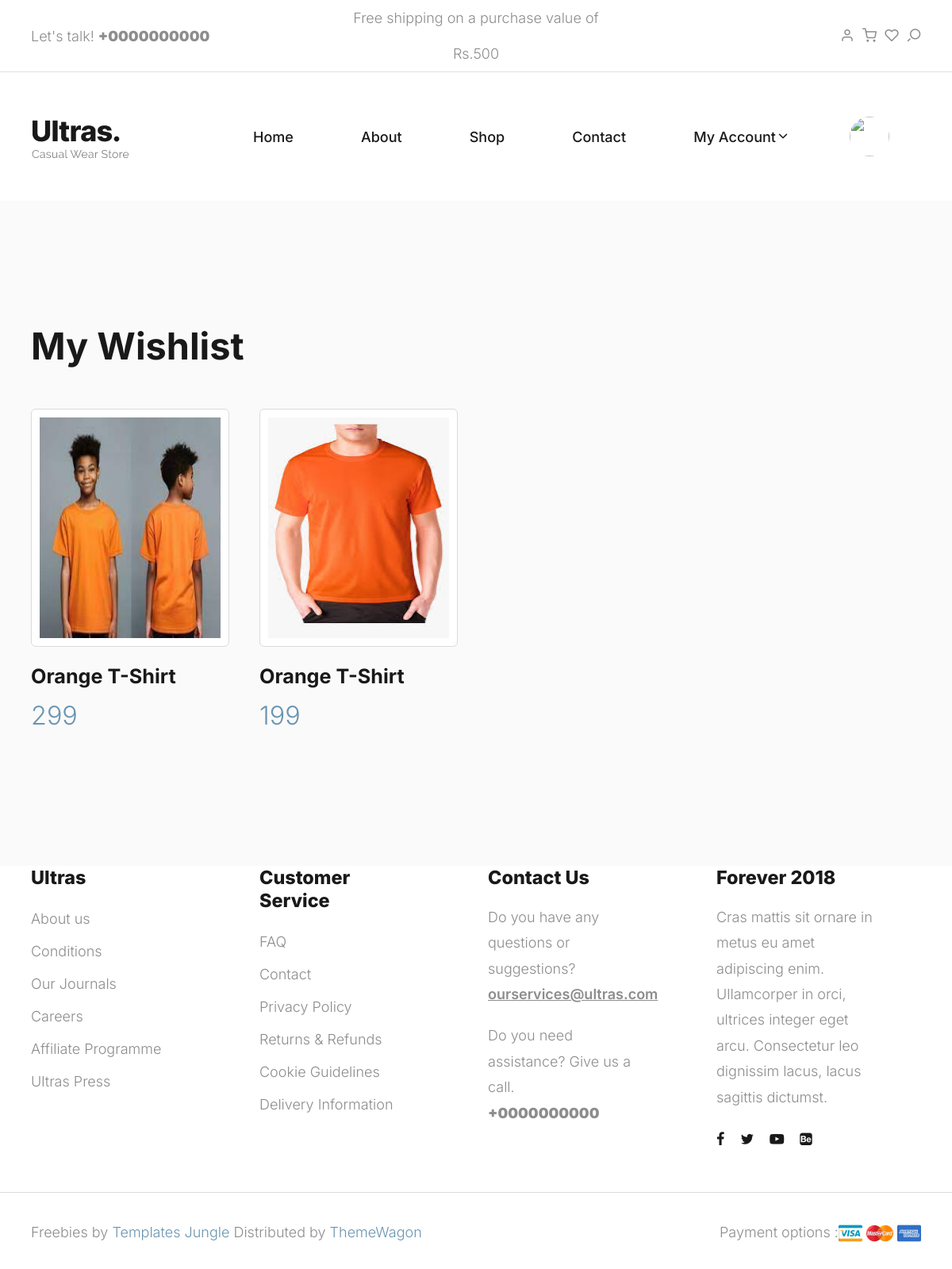
The page /mywishlist/ (signed in) on the database its author committed.
### myapp/models.py (models this page shows, shortened)
class Wishlist(models.Model):
	user=models.ForeignKey(User,on_delete=models.CASCADE)
	product=models.ForeignKey(Product,on_delete=models.CASCADE)
	date=models.DateTimeField(default=timezone.now)

class Product(models.Model):
	size=(
		("S","S"),
		("M","M"),
		("L","L"),
		("XL","XL"),
		("XXL","XXL"),
	)
	color=(
		("Red","Red"),
		("White","White"),
		("Yellow","Yellow"),
		("Black","Black"),
		("Orange","Orange"),
		("Purple","Purple"),
		("Green","Green"),
		("Pink","Pink"),
	)
	category=(
		("Men","Men"),
		("Women","Women"),
		("Kids","Kids"),
	)
	seller=models.ForeignKey(User,on_delete=models.CASCADE)
	product_category=models.CharField(max_length=100,choices=category)
	product_name=models.CharField(max_length=100)
	product_desc=models.TextField()
	product_price=models.PositiveIntegerField()
	product_picture=models.ImageField(upload_to="profile_picture/")
	product_size=models.CharField(max_length=100,choices=size)
	product_color=models.CharField(max_length=100,choices=color)

### myapp/views.py (the view)
# urls.py: path('mywishlist/',views.mywishlist,name='mywishlist'),
def mywishlist(request):
	user=User.objects.get(email=request.session['email'])
	wishlists=Wishlist.objects.filter(user=user)
	request.session['wishlist_count']=len(wishlists)
	return render(request,'mywishlist.html',{'wishlists':wishlists})

### myapp/templates/mywishlist.html (shortened to what this page needs)
{% extends 'header.html'%}
{% block content %}
{% load static %}
<!DOCTYPE html>
<html lang="en">
  <head>
  </head>
  <body>
    <section id="selling-products" class="product-store bg-light-grey padding-large">
      <div class="container">
        <div class="section-header">
          {% if wishlists %}
          <h2 class="section-title">My Wishlist</h2>
          {% else %}
          <h2 class="section-title">No Product In Wishlist</h2>
          {% endif %}
        </div>
        <div class="tab-content">
          <div id="all" data-tab-content class="active">
            <div class="row d-flex flex-wrap">
              {% for i in wishlists %}
              <div class="product-item col-lg-3 col-md-6 col-sm-6">
                <div class="image-holder">
                  <img src="{{i.product.product_picture.url}}" style="width:250px; height: 300px;" alt="Books" class="product-image">
                </div>
                <div class="product-detail">
                  <h3 class="product-title">
                    <a href="single-product.html">{{i.product.product_name}}</a>
                  </h3>
                  <div class="item-price text-primary">{{i.product.product_price}}</div>
                </div>
              </div>
              {% endfor %}
            </div>
          </div>
        </div>
      </div>
    </section>
  </body>
</html>
{% endblock%}

### myapp/static/style.css (style rules this page uses)
:root { --header-height : 160px; --header-height-min : 80px; }
:root { --accent-color : #8d8d8d; --dark-color : #191919; --light-color : #fff; --grey-color : #dbdbdb; --light-grey-color : #fafafa; --primary-color : #6995B1; --light-primary-color : #eef1f3; }
:root { --body-font : "Inter", sans-serif; --heading-font : "Inter", sans-serif; }
*, *::before, *::after { -webkit-box-sizing: border-box; -moz-box-sizing: border-box; box-sizing: border-box; }
html { box-sizing: border-box; }
body { font-family: var(--body-font); font-size: 18px; font-weight: 300; line-height: 2; color: var(--accent-color); margin: 0; }
a { color: var(--dark-color); text-decoration: none; transition: 0.3s color ease-out; }
img { display: inline-block; border: 0; max-width: 100%; height: auto; vertical-align: middle; }
h1, .h1, h2, .h2, h3, .h3, h4, .h4, h5, .h5, h6, .h6 { font-family: var(--heading-font); color: var(--dark-color); line-height: 1.2; }
h1, h2, h3 { margin: 25px 0; text-transform: capitalize; }
h2, .h2 { font-size: 2em; line-height: 1.4; }
h3, .h3 { font-size: 1.4em; line-height: 1.4; }
h1 a, h2 a, h3 a, h4 a, h5 a, h6 a { font-weight: inherit; color: inherit; text-decoration: none; }
::placeholder { color: var(--grey-color); }
.container::after, .row::after, .clearfix::after { display: block; clear: both; content: ""; }
.text-primary { color: var(--primary-color) !important; }
.d-flex { display: -ms-flexbox !important; display: flex !important; }
.flex-wrap { -ms-flex-wrap: wrap !important; flex-wrap: wrap !important; }
.section-header { width: 100%; padding-bottom: 20px; }
.section-title { font-size: 2.6em; font-weight: 700; }
.padding-large { padding-top: 7em; padding-bottom: 7em; }
.bg-light-grey { background-color: var(--light-grey-color) !important; }
.product-store .product-item { position: relative; margin-bottom: 30px; }
.product-item img.product-image { background: var(--light-color); border: 1px solid var(--grey-color); border-radius: 6px; padding: 10px; cursor: pointer; margin-bottom: 20px; width: 100%; }
.product-item h3.product-title { font-size: 1.4em; margin: 0; }
.product-item .item-price { font-size: 1.8em; }
.tab-content { position: relative; }
[data-tab-content] { opacity: 0; visibility: hidden; display: grid; transition: cubic-bezier(0.22, 0.78, 0.71, 1.01); transition-duration: 0.8s; }
.active[data-tab-content] { opacity: 1; visibility: visible; height: auto; }

### rows shown on the page
Wishlist: product.product_picture (picture), product.product_name "Orange T-Shirt", product.product_price "299"
Wishlist: product.product_picture (picture), product.product_name "Orange T-Shirt", product.product_price "199"
